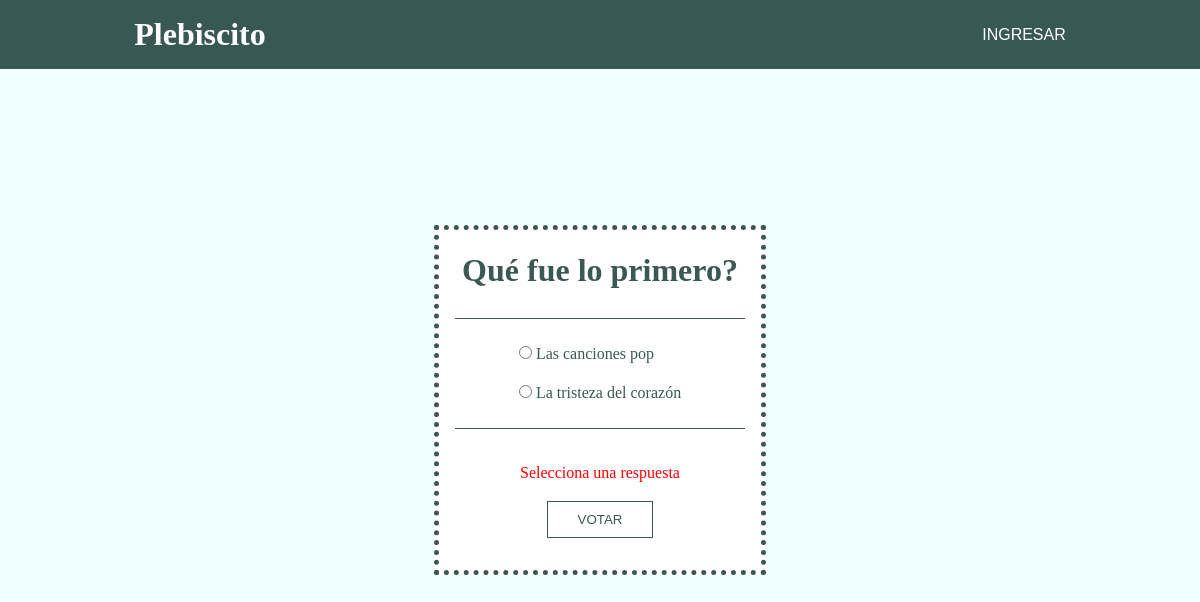
Page /polls/3/vote on the committed database.
### polls/models.py (models this page shows, shortened)
class Question(models.Model):
    question_text = models.CharField(max_length=200)
    pub_date = models.DateTimeField('Fecha de publicación')
    def was_published_recently(self):
        now = timezone.now()
        return now - datetime.timedelta(days=1) <= self.pub_date <=now
    was_published_recently.admin_order_field = 'pub_date'
    was_published_recently.boolean = True
    was_published_recently.short_description = 'Publicado recientemente?'

class Choice(models.Model):
    question = models.ForeignKey(Question, on_delete=models.CASCADE)
    choice_text = models.CharField(max_length=200)
    votes = models.IntegerField(default=0)

### polls/views.py (the view, shortened to what this page needs)
# urls.py: path('<int:question_id>/vote', views.vote, name='vote'),
def vote(request, question_id):
    question = get_object_or_404(Question, pk=question_id)
    choice = get_object_or_404(Choice, pk=question_id)
    try:
        selected_choice = question.choice_set.get(pk=request.POST['choice'])
    except (KeyError, Choice.DoesNotExist):
        return render(request, 'polls/detail.html', {
            'question':question,
            'error_message':"Selecciona una respuesta",
            })

### polls/templates/polls/detail.html (shortened to what this page needs)
{% extends 'base.html' %}
{% block content %}
<div class="sub-title">
  <h1>{{ question.question_text }}</h1>
</div>
<div class="sub-content">
<form action='{% url 'polls:vote' question.id %}' method='post'>
{% for choice in question.choice_set.all %}
  <div class="sub-option">
    <input type="radio" name="choice" id="choice{{ forloop.counter }}" value="{{ choice.id }}">
    <label for="choice{{ forloop.counter }}">{{ choice.choice_text }}</label><br>
  </div>
{% endfor %}
</div>
<div class="sub-footer">
    {% if error_message  %}
  <p class="error">{{ error_message }}</p>
  {% endif %}
    <input type="submit" value="VOTAR">
</div>
{% endblock %}

### polls/templates/base.html (style rules this page uses)
* { margin: 0; padding: 0; }
*, *::before, *::after { box-sizing: border-box; }
:root { --background: rgba(10, 47, 40, 0.8); }
h1, h2, h3 { font-family: 'Times New Roman', Times, serif; }
.sub-title { text-align: center; padding-bottom: 1.5em; border-bottom: 1px solid var(--background); }
.sub-content { padding: 1em; line-height: 1.4; }
.sub-option { padding: .5em 3em; }
.sub-footer { padding: 1em; text-align: center; border-top: 1px solid var(--background); }
input[type=submit] { background: white; color: var(--background); border: 1px solid var(--background); padding: 10px 30px; }
.error { color: red; padding: 1em; }

### rows in the picture
Question: question_text "Qué fue lo primero?"
Choice: choice_text "Las canciones pop"
Choice: choice_text "La tristeza del corazón"

### other values in the picture
{{ error_message }} "Selecciona una respuesta"
